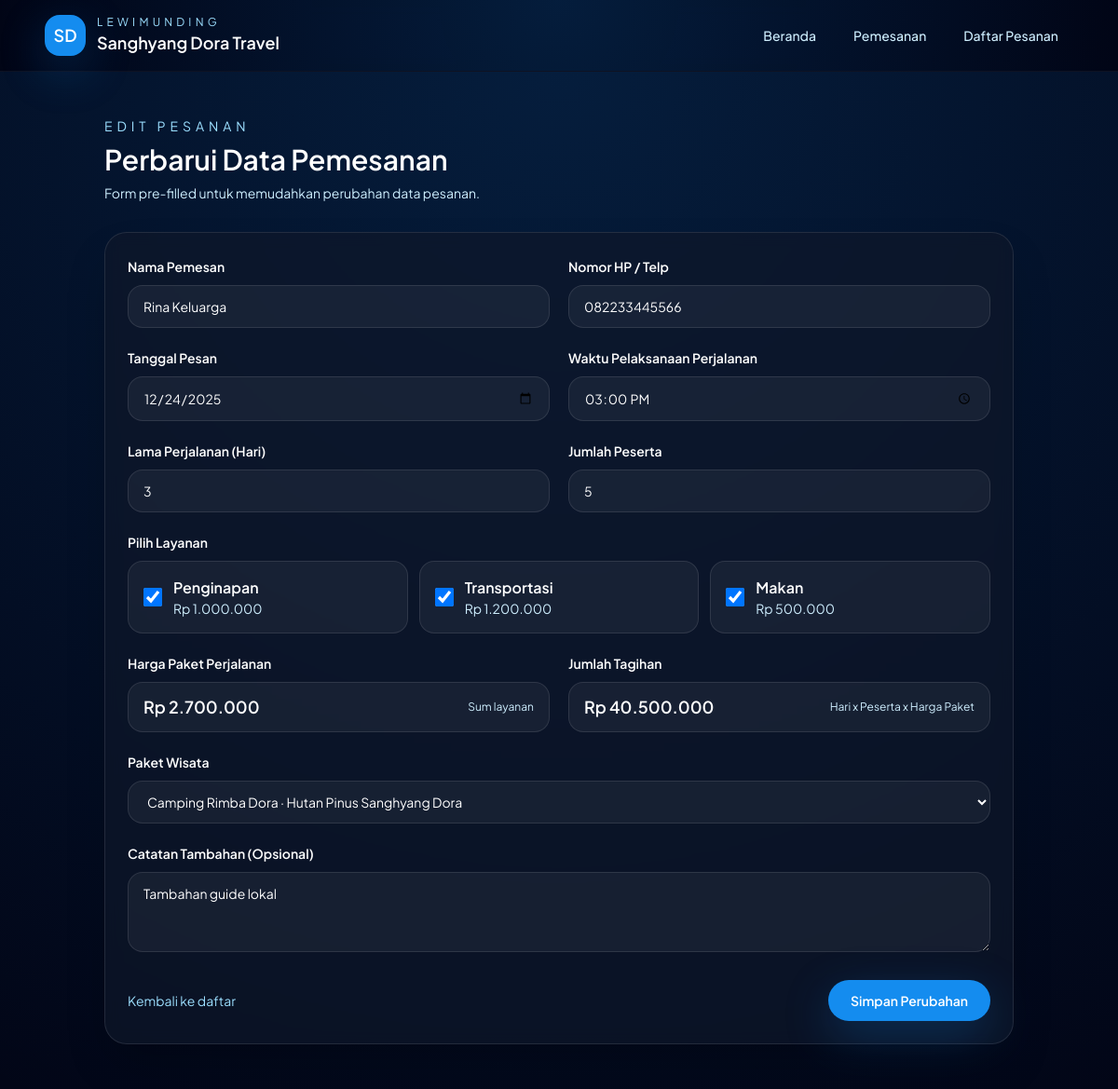
The app's page /edit_pesanan.php?id=3 with its own data.
### tables this page shows
CREATE TABLE IF NOT EXISTS bookings (
  id INT AUTO_INCREMENT PRIMARY KEY,
  customer_name VARCHAR(120) NOT NULL,
  phone VARCHAR(60) NOT NULL,
  order_date DATE NOT NULL,
  start_time TIME NOT NULL,
  duration_days INT NOT NULL,
  participants INT NOT NULL,
  services VARCHAR(255) NOT NULL,
  package_price INT NOT NULL,
  total_amount INT NOT NULL,
  package_id INT NULL,
  note TEXT NULL,
  created_at TIMESTAMP DEFAULT CURRENT_TIMESTAMP,
  CONSTRAINT fk_package FOREIGN KEY (package_id) REFERENCES packages (id) ON DELETE SET NULL
);

CREATE TABLE IF NOT EXISTS packages (
  id INT AUTO_INCREMENT PRIMARY KEY,
  title VARCHAR(120) NOT NULL,
  description TEXT NOT NULL,
  location VARCHAR(120) NOT NULL,
  duration_days INT NOT NULL,
  base_price INT NOT NULL,
  image_path VARCHAR(255) NOT NULL,
  youtube_url VARCHAR(255) NOT NULL,
  created_at TIMESTAMP DEFAULT CURRENT_TIMESTAMP
);

### includes/helpers.php (called while the page is built, shortened)
<?php
function format_rupiah(float|int $amount): string
{
    return 'Rp ' . number_format((float) $amount, 0, ',', '.');
}
function service_prices(): array
{
    return [
        'penginapan' => 1_000_000,
        'transportasi' => 1_200_000,
        'makan' => 500_000,
    ];
}

### edit_pesanan.php (the view, shortened to what this page needs)
<?php
$id = isset($_GET['id']) ? (int) $_GET['id'] : 0;
$pdo = get_pdo();
$packages = $pdo->query('SELECT * FROM packages ORDER BY id ASC')->fetchAll();
$stmt = $pdo->prepare('SELECT * FROM bookings WHERE id = :id');
$stmt->execute([':id' => $id]);
$order = $stmt->fetch();
include __DIR__ . '/includes/header.php';
include __DIR__ . '/includes/navbar.php';
?>
<main class="relative">
  <div class="absolute inset-0 opacity-50">
    <div class="absolute inset-0 bg-[radial-gradient(circle_at_top,_rgba(20,140,239,0.35),_transparent)]"></div>
  </div>
  <section class="relative z-10 mx-auto max-w-5xl px-6 py-12">
    <div class="mb-8">
      <p class="text-sm uppercase tracking-[0.35em] text-brand-200">Edit Pesanan</p>
      <h1 class="mt-2 text-2xl font-semibold text-white sm:text-3xl">Perbarui Data Pemesanan</h1>
      <p class="mt-2 max-w-3xl text-sm text-brand-100">Form pre-filled untuk memudahkan perubahan data pesanan.</p>
    </div>
    <form id="formEdit" method="post" class="rounded-3xl border border-white/10 bg-slate-900/70 p-6 shadow-2xl backdrop-blur">
      <div class="grid gap-5 sm:grid-cols-2">
        <div class="space-y-2">
          <label class="text-sm font-semibold text-white">Nama Pemesan</label>
          <input type="text" name="nama" value="<?= htmlspecialchars($_POST['nama'] ?? $order['customer_name']) ?>" class="w-full rounded-2xl border border-white/10 bg-white/5 px-4 py-3 text-sm text-white outline-none focus:border-brand-400 focus:ring-2 focus:ring-brand-500/30" required />
        </div>
        <div class="space-y-2">
          <label class="text-sm font-semibold text-white">Nomor HP / Telp</label>
          <input type="tel" name="telp" value="<?= htmlspecialchars($_POST['telp'] ?? $order['phone']) ?>" class="w-full rounded-2xl border border-white/10 bg-white/5 px-4 py-3 text-sm text-white outline-none focus:border-brand-400 focus:ring-2 focus:ring-brand-500/30" required />
        </div>
        <div class="space-y-2">
          <label class="text-sm font-semibold text-white">Tanggal Pesan</label>
          <input type="date" name="tanggal" value="<?= htmlspecialchars($_POST['tanggal'] ?? $order['order_date']) ?>" class="w-full rounded-2xl border border-white/10 bg-white/5 px-4 py-3 text-sm text-white outline-none focus:border-brand-400 focus:ring-2 focus:ring-brand-500/30" required />
        </div>
        <div class="space-y-2">
          <label class="text-sm font-semibold text-white">Waktu Pelaksanaan Perjalanan</label>
          <input type="time" name="waktu" value="<?= htmlspecialchars($_POST['waktu'] ?? $order['start_time']) ?>" class="w-full rounded-2xl border border-white/10 bg-white/5 px-4 py-3 text-sm text-white outline-none focus:border-brand-400 focus:ring-2 focus:ring-brand-500/30" required />
        </div>
        <div class="space-y-2">
          <label class="text-sm font-semibold text-white">Lama Perjalanan (Hari)</label>
          <input id="durasi" type="number" min="1" name="durasi" value="<?= htmlspecialchars($_POST['durasi'] ?? $order['duration_days']) ?>" class="w-full rounded-2xl border border-white/10 bg-white/5 px-4 py-3 text-sm text-white outline-none focus:border-brand-400 focus:ring-2 focus:ring-brand-500/30" required />
        </div>
        <div class="space-y-2">
          <label class="text-sm font-semibold text-white">Jumlah Peserta</label>
          <input id="peserta" type="number" min="1" name="peserta" value="<?= htmlspecialchars($_POST['peserta'] ?? $order['participants']) ?>" class="w-full rounded-2xl border border-white/10 bg-white/5 px-4 py-3 text-sm text-white outline-none focus:border-brand-400 focus:ring-2 focus:ring-brand-500/30" required />
        </div>
        <div class="space-y-2 sm:col-span-2">
          <label class="text-sm font-semibold text-white">Pilih Layanan</label>
          <div class="grid gap-3 md:grid-cols-3">
            <?php $services = service_prices(); $selectedServices = $_POST['services'] ?? array_filter(explode(',', $order['services'])); ?>
            <?php foreach ($services as $key => $price): ?>
              <?php $checked = in_array($key, $selectedServices, true); ?>
              <label class="flex cursor-pointer items-center gap-3 rounded-2xl border border-white/10 bg-white/5 p-4 transition hover:border-brand-400/60">
                <input type="checkbox" name="services[]" value="<?= $key ?>" <?= $checked ? 'checked' : '' ?> class="h-5 w-5 rounded border-white/30 bg-slate-900 text-brand-500 focus:ring-brand-400" />
                <div>
                  <p class="font-semibold capitalize text-white"><?= $key ?></p>
                  <p class="text-sm text-brand-100"><?= format_rupiah($price) ?></p>
                </div>
              </label>
            <?php endforeach; ?>
          </div>
        </div>
        <div class="space-y-2">
          <label class="text-sm font-semibold text-white">Harga Paket Perjalanan</label>
          <div class="flex items-center justify-between rounded-2xl border border-white/10 bg-white/5 px-4 py-3">
            <span id="hargaPaketDisplay" class="text-lg font-semibold text-white"><?= format_rupiah($order['package_price']) ?></span>
            <span class="text-xs text-brand-100">Sum layanan</span>
          </div>
        </div>
        <div class="space-y-2">
          <label class="text-sm font-semibold text-white">Jumlah Tagihan</label>
          <div class="flex items-center justify-between rounded-2xl border border-white/10 bg-white/5 px-4 py-3">
            <span id="tagihanDisplay" class="text-lg font-semibold text-white"><?= format_rupiah($order['total_amount']) ?></span>
            <span class="text-xs text-brand-100">Hari x Peserta x Harga Paket</span>
          </div>
        </div>
        <div class="space-y-2 sm:col-span-2">
          <label class="text-sm font-semibold text-white">Paket Wisata</label>
          <select name="paket_id" class="w-full rounded-2xl border border-white/10 bg-white/5 px-4 py-3 text-sm text-white outline-none focus:border-brand-400 focus:ring-2 focus:ring-brand-500/30">
            <?php foreach ($packages as $pkg): ?>
              <option value="<?= (int) $pkg['id'] ?>" <?= ((int) ($order['package_id'] ?? 0) === (int) $pkg['id']) ? 'selected' : '' ?>>
                <?= htmlspecialchars($pkg['title']) ?> · <?= htmlspecialchars($pkg['location']) ?>
              </option>
            <?php endforeach; ?>
          </select>
        </div>
        <div class="space-y-2 sm:col-span-2">
          <label class="text-sm font-semibold text-white">Catatan Tambahan (Opsional)</label>
          <textarea name="catatan" rows="3" class="w-full rounded-2xl border border-white/10 bg-white/5 px-4 py-3 text-sm text-white outline-none focus:border-brand-400 focus:ring-2 focus:ring-brand-500/30"><?= htmlspecialchars($_POST['catatan'] ?? ($order['note'] ?? '')) ?></textarea>
        </div>
      </div>
      <div class="mt-6 flex flex-wrap items-center justify-between gap-3">
        <a href="pesanan.php" class="text-sm text-brand-200 hover:text-white">Kembali ke daftar</a>
        <button type="submit" class="inline-flex items-center rounded-full bg-brand-500 px-6 py-3 text-sm font-semibold text-white shadow-glow transition hover:bg-brand-400">
          Simpan Perubahan
        </button>
      </div>
    </form>
  </section>
</main>
<?php include __DIR__ . '/includes/footer.php'; ?>

### includes/header.php (style rules this page uses)
body { font-family: "Plus Jakarta Sans", system-ui, -apple-system, BlinkMacSystemFont, "Segoe UI", sans-serif; background-color: #030712; }

### records on screen
bookings: nama "Rina Keluarga", telp "082233445566", tanggal "12/24/2025", waktu "15:00:00", durasi "3", peserta "5", services "☑", paket_id "Camping Rimba Dora · Hutan Pinus Sanghyang Dora", catatan "Tambahan guide lokal"

### other values on screen
$key "Penginapan"
format_rupiah($price) "Rp 1.000.000"
$key "Transportasi"
format_rupiah($price) "Rp 1.200.000"
$key "Makan"
format_rupiah($price) "Rp 500.000"
